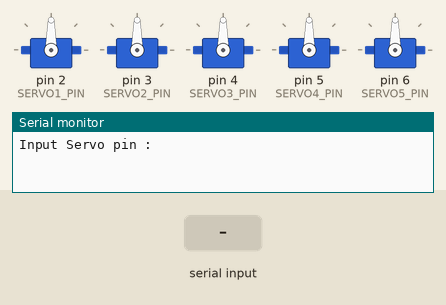
Simulated run of this sketch. Board: Arduino Uno, built with avr-gcc and run on an emulated ATmega328P. Parts: 5 × servo, the last lines printed to the serial monitor. The inputs (shaded band) are chosen by the test bench.

Above: at 1.2 s.
1.3 s: "1\n" received over Serial
At 2.6 s:
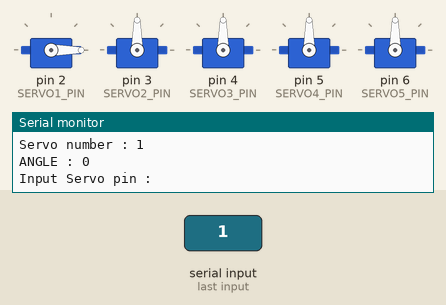
3.8 s: "2\n" received over Serial
At 5.7 s:
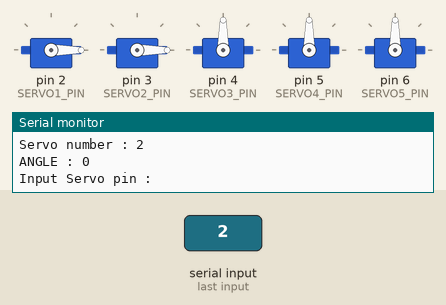
6.3 s: "3\n" received over Serial
At 7.6 s:
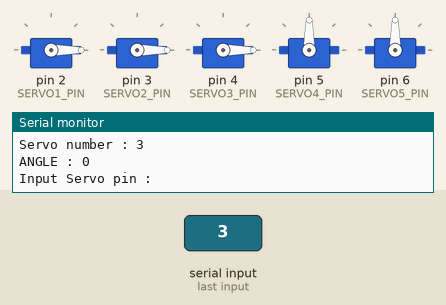
8.8 s: "4\n" received over Serial
At 10.7 s:
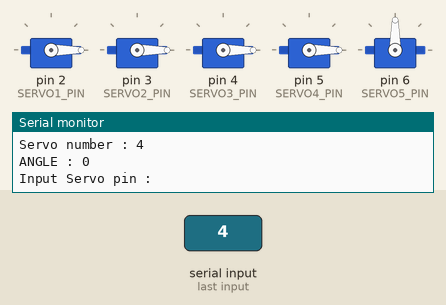
11.3 s: "5\n" received over Serial
At 12.6 s:
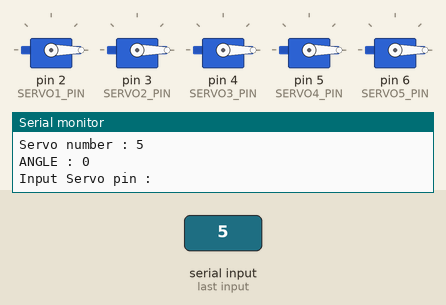
13.8 s: "1,90\n" received over Serial
At 15.1 s:
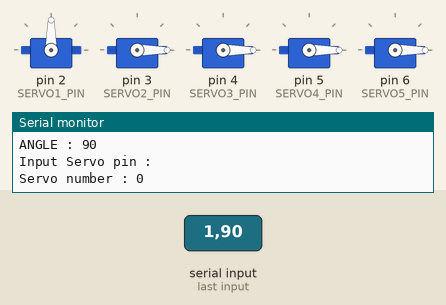
Timing chart, 0 to 16.3 s (numbered marks = the images above; inputs shaded):
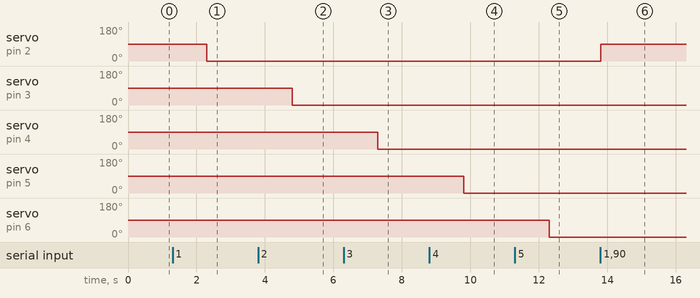

The sketch:

servo_Angle.ino
```cpp
#include <Servo.h>
Servo servo1;
Servo servo2;
Servo servo3;
Servo servo4;
Servo servo5;

const int SERVO1_PIN = 2;
const int SERVO2_PIN = 3;
const int SERVO3_PIN = 4;
const int SERVO4_PIN = 5;
const int SERVO5_PIN = 6;

int state = 0;
int angle = 0;
int pinnum = 0;

void setup() {
  // put your setup code here, to run once:
  Serial.begin(9600);
  servo1.attach(SERVO1_PIN);
  servo2.attach(SERVO2_PIN);
  servo3.attach(SERVO3_PIN);
  servo4.attach(SERVO4_PIN);
  servo5.attach(SERVO5_PIN);
}

void loop() {
  // put your main code here, to run repeatedly:
  Serial.println("Input Servo pin : ");
  while(Serial.available() == 0){
  }
  pinnum = Serial.parseInt();
  Serial.print("Servo number : ");
  Serial.println(pinnum);

  while(Serial.available() == 0){
  }
  angle = Serial.parseInt();
  Serial.print("ANGLE : ");
  Serial.println(angle);
  switch(pinnum){
    case 1:
    setServo(servo1, angle);
    break;
    case 2:
    setServo(servo2, angle);
    break;
    case 3:
    setServo(servo3, angle);
    break;
    case 4:
    setServo(servo4, angle);
    break;
    case 5:
    setServo(servo5, angle);
    break;
  }
}

void setServo(Servo &servo, int angle){
  servo.write(angle);
  state = 0;
}
```

Measured:
- after the input at 1.3 s, servo on pin 2 (SERVO1_PIN): 90° → 0° after 1.0 s
- after the input at 3.8 s, servo on pin 3 (SERVO2_PIN): 90° → 0° after 1.0 s
- after the input at 6.3 s, servo on pin 4 (SERVO3_PIN): 90° → 0° after 1.0 s
- after the input at 8.8 s, servo on pin 5 (SERVO4_PIN): 90° → 0° after 1.0 s
- after the input at 11.3 s, servo on pin 6 (SERVO5_PIN): 90° → 0° after 1.0 s
- after the input at 13.8 s, servo on pin 2 (SERVO1_PIN): 0° → 90° at once
